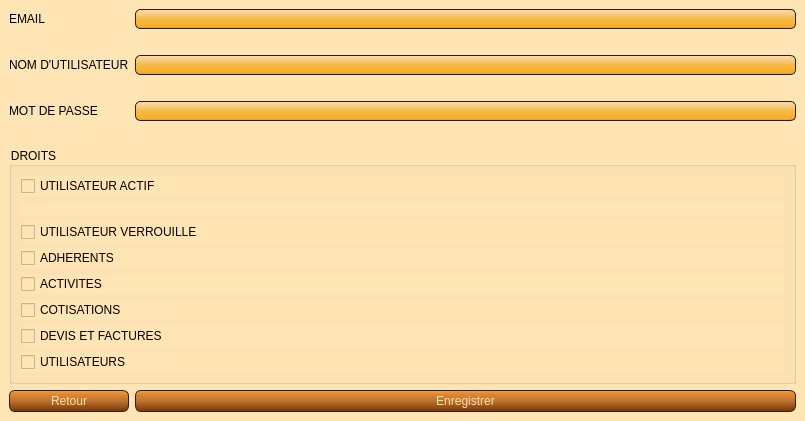
<?xml version="1.0" encoding="UTF-8"?>
<ui version="4.0">
 <class>detail_user</class>
 <widget class="QMainWindow" name="detail_user">
  <property name="geometry">
   <rect>
    <x>0</x>
    <y>0</y>
    <width>805</width>
    <height>402</height>
   </rect>
  </property>
  <property name="windowTitle">
   <string>AssoGestion - AMSE - Détail utilisateur</string>
  </property>
  <property name="styleSheet">
   <string notr="true">QWidget
{
    background-color: #FFE5B4;
}
QLineEdit
{
    background-color: QLinearGradient( x1: 0, y1: 0, x2: 0, y2: 1, stop: 0 #FFDEAD, stop: 0.1 #FAD5A5, stop: 0.5 #F4BB44, stop: 0.9 #FFAC1C, stop: 1 #E49B0F);
    padding: 1px;
    border-style: solid;
    border: 1px solid #1e1e1e;
    border-radius: 5;
}

QPushButton
{
    color: #FFDEAD;
    background-color: QLinearGradient( x1: 0, y1: 0, x2: 0, y2: 1, stop: 0 #FFAC1C, stop: 0.1 #F28C28, stop: 0.5 #B87333, stop: 0.9 #8B4000, stop: 1 #464646);
    border-width: 1px;
    border-color: #1e1e1e;
    border-style: solid;
    border-radius: 6;
    padding: 3px;
    font-size: 12px;
    padding-left: 5px;
    padding-right: 5px;
    min-width: 40px;
}

QPushButton:pressed
{
    background-color: QLinearGradient( x1: 0, y1: 0, x2: 0, y2: 1, stop: 0 #2d2d2d, stop: 0.1 #2b2b2b, stop: 0.5 #292929, stop: 0.9 #282828, stop: 1 #252525);
}

QComboBox
{
	color: #FFDEAD;
    selection-background-color: #FFDEAD;
    background-color: QLinearGradient( x1: 0, y1: 0, x2: 0, y2: 1, stop: 0 #FFAC1C, stop: 0.1 #F28C28, stop: 0.5 #B87333, stop: 0.9 #8B4000, stop: 1 #464646);
    border-style: solid;
    border: 1px solid #1e1e1e;
    border-radius: 5;
}

QComboBox:hover,QPushButton:hover
{
    border: 2px solid QLinearGradient( x1: 0, y1: 0, x2: 0, y2: 1, stop: 0 #FFAC1C, stop: 1 #F28C28);
}


QComboBox:on
{
    padding-top: 3px;
    padding-left: 4px;
    background-color: QLinearGradient( x1: 0, y1: 0, x2: 0, y2: 1, stop: 0 #2d2d2d, stop: 0.1 #2b2b2b, stop: 0.5 #292929, stop: 0.9 #282828, stop: 1 #252525);
    selection-background-color: #ffaa00;
}

QComboBox QAbstractItemView
{
    border: 2px solid darkgray;
    selection-background-color: QLinearGradient( x1: 0, y1: 0, x2: 0, y2: 1, stop: 0 #ffa02f, stop: 1 #d7801a);
}

QComboBox::drop-down
{
     subcontrol-origin: padding;
     subcontrol-position: top right;
     width: 15px;

     border-left-width: 0px;
     border-left-color: darkgray;
     border-left-style: solid; /* just a single line */
     border-top-right-radius: 3px; /* same radius as the QComboBox */
     border-bottom-right-radius: 3px;
 }


QScrollBar:horizontal {
     border: 1px solid #222222;
     background: QLinearGradient( x1: 0, y1: 0, x2: 0, y2: 1, stop: 0.0 #121212, stop: 0.2 #282828, stop: 1 #484848);
     height: 7px;
     margin: 0px 16px 0 16px;
}

QScrollBar::handle:horizontal
{
      background: QLinearGradient( x1: 0, y1: 0, x2: 1, y2: 0, stop: 0 #ffa02f, stop: 0.5 #d7801a, stop: 1 #ffa02f);
      min-height: 20px;
      border-radius: 2px;
}

QScrollBar::add-line:horizontal {
      border: 1px solid #1b1b19;
      border-radius: 2px;
      background: QLinearGradient( x1: 0, y1: 0, x2: 1, y2: 0, stop: 0 #ffa02f, stop: 1 #d7801a);
      width: 14px;
      subcontrol-position: right;
      subcontrol-origin: margin;
}

QScrollBar::sub-line:horizontal {
      border: 1px solid #1b1b19;
      border-radius: 2px;
      background: QLinearGradient( x1: 0, y1: 0, x2: 1, y2: 0, stop: 0 #ffa02f, stop: 1 #d7801a);
      width: 14px;
     subcontrol-position: left;
     subcontrol-origin: margin;
}

QScrollBar::right-arrow:horizontal, QScrollBar::left-arrow:horizontal
{
      border: 1px solid black;
      width: 1px;
      height: 1px;
      background: white;
}

QScrollBar::add-page:horizontal, QScrollBar::sub-page:horizontal
{
      background: none;
}

QScrollBar:vertical
{
      background: QLinearGradient( x1: 0, y1: 0, x2: 1, y2: 0, stop: 0.0 #121212, stop: 0.2 #282828, stop: 1 #484848);
      width: 7px;
      margin: 16px 0 16px 0;
      border: 1px solid #222222;
}

QScrollBar::handle:vertical
{
      background: QLinearGradient( x1: 0, y1: 0, x2: 0, y2: 1, stop: 0 #ffa02f, stop: 0.5 #d7801a, stop: 1 #ffa02f);
      min-height: 20px;
      border-radius: 2px;
}

QScrollBar::add-line:vertical
{
      border: 1px solid #1b1b19;
      border-radius: 2px;
      background: QLinearGradient( x1: 0, y1: 0, x2: 0, y2: 1, stop: 0 #ffa02f, stop: 1 #d7801a);
      height: 14px;
      subcontrol-position: bottom;
      subcontrol-origin: margin;
}

QScrollBar::sub-line:vertical
{
      border: 1px solid #1b1b19;
      border-radius: 2px;
      background: QLinearGradient( x1: 0, y1: 0, x2: 0, y2: 1, stop: 0 #d7801a, stop: 1 #ffa02f);
      height: 14px;
      subcontrol-position: top;
      subcontrol-origin: margin;
}

QScrollBar::up-arrow:vertical, QScrollBar::down-arrow:vertical
{
      border: 1px solid black;
      width: 1px;
      height: 1px;
      background: white;
}


QScrollBar::add-page:vertical, QScrollBar::sub-page:vertical
{
      background: none;
}

QHeaderView::section:horizontal
{
    background-color: QLinearGradient( x1: 0, y1: 0, x2: 0, y2: 1, stop: 0 #FFAC1C, stop: 0.1 #F28C28, stop: 0.5 #B87333, stop: 0.9 #8B4000, stop: 1 #464646);
    color: #FFDEAD;;
    padding-left: 4px;
    border: 1px solid #6c6c6c;
}
QHeaderView::section:vertical
{
    background-color: QLinearGradient( x1: 0, y1: 0, x2: 0, y2: 1, stop: 0 #FFAC1C, stop: 0.1 #F28C28, stop: 0.5 #B87333, stop: 0.9 #8B4000, stop: 1 #464646);
    color: #FFDEAD;;
    padding-left: 4px;
    border: 1px solid #6c6c6c;
}
QTableWidget QTableCornerButton::section {
    background-color: QLinearGradient( x1: 0, y1: 0, x2: 0, y2: 1, stop: 0 #FFAC1C, stop: 0.1 #F28C28, stop: 0.5 #B87333, stop: 0.9 #8B4000, stop: 1 #464646);
}
QTableWidget::item:selected{ background-color: QLinearGradient( x1: 0, y1: 0, x2: 0, y2: 1, stop: 0 #FFDEAD, stop: 0.1 #FAD5A5, stop: 0.5 #F4BB44, stop: 0.9 #FFAC1C, stop: 1 #E49B0F); }

QDateEdit
{
border : 2px solid #E49B0F;
background-color : QLinearGradient( x1: 0, y1: 0, x2: 0, y2: 1, stop: 0 #FFDEAD, stop: 0.1 #FAD5A5, stop: 0.5 #F4BB44, stop: 0.9 #FFAC1C, stop: 1 #E49B0F);;
padding : 5px;
}
QDateEdit::up-arraow
{
border : 2px solid black;
background-color : lightgreen;

}
QDateEdit::down-arrow
{
background-color : #E49B0F;
}

QTabWidget::tab-bar {
   border: 1px solid #E49B0F;
}

QTabBar::tab {
  background: #8B4000;
  color: white;
  padding: 10px;
 }

 QTabBar::tab:selected {
  background: #E49B0F;
 }

QTabWidget::pane { 
   border: none;
}</string>
  </property>
  <widget class="QWidget" name="centralwidget">
   <layout class="QGridLayout" name="gridLayout">
    <item row="2" column="1">
     <widget class="QLineEdit" name="username_edit"/>
    </item>
    <item row="0" column="0">
     <widget class="QLabel" name="label">
      <property name="text">
       <string>EMAIL</string>
      </property>
     </widget>
    </item>
    <item row="2" column="0">
     <widget class="QLabel" name="label_2">
      <property name="text">
       <string>NOM D'UTILISATEUR</string>
      </property>
     </widget>
    </item>
    <item row="0" column="1">
     <widget class="QLineEdit" name="mail_edit"/>
    </item>
    <item row="4" column="0">
     <widget class="QLabel" name="label_3">
      <property name="text">
       <string>MOT DE PASSE</string>
      </property>
     </widget>
    </item>
    <item row="4" column="1">
     <widget class="QLineEdit" name="password_edit"/>
    </item>
    <item row="6" column="0" colspan="2">
     <widget class="QGroupBox" name="groupBox">
      <property name="title">
       <string>DROITS</string>
      </property>
      <layout class="QGridLayout" name="gridLayout_2">
       <item row="4" column="0">
        <widget class="QCheckBox" name="cb_act">
         <property name="text">
          <string>ACTIVITES</string>
         </property>
        </widget>
       </item>
       <item row="6" column="0">
        <widget class="QCheckBox" name="cb_devis">
         <property name="text">
          <string>DEVIS ET FACTURES</string>
         </property>
        </widget>
       </item>
       <item row="0" column="0">
        <widget class="QCheckBox" name="cb_actif">
         <property name="text">
          <string>UTILISATEUR ACTIF</string>
         </property>
        </widget>
       </item>
       <item row="3" column="0">
        <widget class="QCheckBox" name="cb_adh">
         <property name="text">
          <string>ADHERENTS</string>
         </property>
        </widget>
       </item>
       <item row="2" column="0">
        <widget class="QCheckBox" name="cb_locked">
         <property name="text">
          <string>UTILISATEUR VERROUILLE</string>
         </property>
        </widget>
       </item>
       <item row="5" column="0">
        <widget class="QCheckBox" name="cb_cot">
         <property name="text">
          <string>COTISATIONS</string>
         </property>
        </widget>
       </item>
       <item row="7" column="0">
        <widget class="QCheckBox" name="cb_users">
         <property name="text">
          <string>UTILISATEURS</string>
         </property>
        </widget>
       </item>
       <item row="1" column="0">
        <widget class="QLabel" name="error_user_actif">
         <property name="styleSheet">
          <string notr="true">QLabel {
  color: rgb(255, 0, 0);
  font-weight: 600;
}</string>
         </property>
         <property name="text">
          <string/>
         </property>
        </widget>
       </item>
      </layout>
     </widget>
    </item>
    <item row="1" column="1">
     <widget class="QLabel" name="error_mail">
      <property name="styleSheet">
       <string notr="true">QLabel {
  color: rgb(255, 0, 0);
  font-weight: 600;
}</string>
      </property>
      <property name="text">
       <string/>
      </property>
     </widget>
    </item>
    <item row="7" column="1">
     <widget class="QPushButton" name="button_valider">
      <property name="text">
       <string>Enregistrer</string>
      </property>
     </widget>
    </item>
    <item row="7" column="0">
     <widget class="QPushButton" name="button_retour">
      <property name="text">
       <string>Retour</string>
      </property>
     </widget>
    </item>
    <item row="3" column="1">
     <widget class="QLabel" name="error_username">
      <property name="styleSheet">
       <string notr="true">QLabel {
  color: rgb(255, 0, 0);
  font-weight: 600;
}</string>
      </property>
      <property name="text">
       <string/>
      </property>
     </widget>
    </item>
    <item row="5" column="1">
     <widget class="QLabel" name="error_password">
      <property name="styleSheet">
       <string notr="true">QLabel {
  color: rgb(255, 0, 0);
  font-weight: 600;
}</string>
      </property>
      <property name="text">
       <string/>
      </property>
     </widget>
    </item>
   </layout>
  </widget>
 </widget>
 <tabstops>
  <tabstop>mail_edit</tabstop>
  <tabstop>username_edit</tabstop>
  <tabstop>password_edit</tabstop>
  <tabstop>cb_actif</tabstop>
  <tabstop>cb_locked</tabstop>
  <tabstop>cb_adh</tabstop>
  <tabstop>cb_act</tabstop>
  <tabstop>cb_cot</tabstop>
  <tabstop>cb_devis</tabstop>
  <tabstop>cb_users</tabstop>
  <tabstop>button_retour</tabstop>
  <tabstop>button_valider</tabstop>
 </tabstops>
 <resources/>
 <connections/>
</ui>
